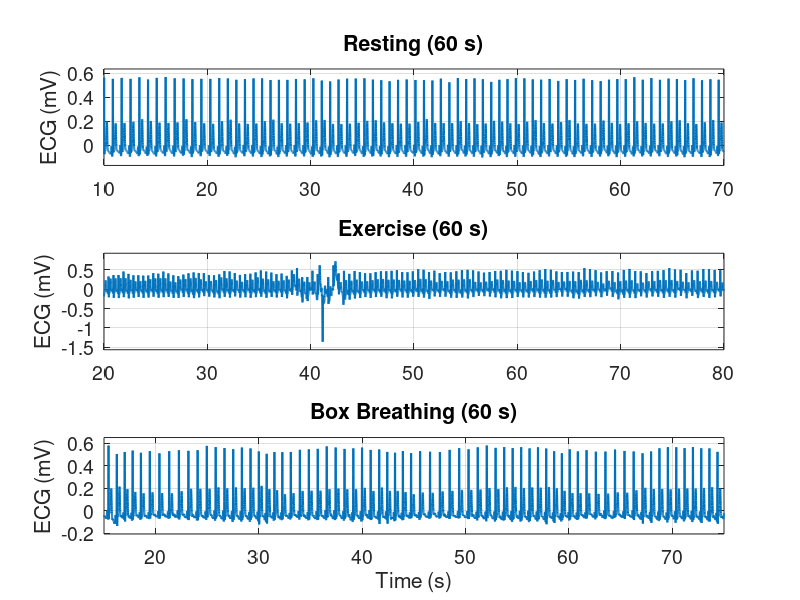

Reproduce this figure in MATLAB. (Note: this script raises an error after producing the figure.)
%% HEADER DOCUMENTATION
%File Name: Master.m
% Dependencies: 
% - Signal processing toolbox
% - Statistical and Machine Learning toolbox

% Steps 1-3:Noah Nir
% Steps 4-6:Will Dakare
% Steps 7-9:Sam Yeboah-Asi

% William: A struggle we had were finding a efficient way to make the plot window
% clear. We solved this by making helper functions. There were also issues 
% with overlapping the 3-wave cycles on each other to measure trigger
% integrity. Resolved by centering each cycle around the x-index for the
% R-wave trigger.

% Noah: Another issue we had
% was to properly load the mat files in order to use them properly. This
% was solved by clearing b1 after each load.

% Sam: Had issues understanding which data visualization format was
% required. Resolved by comparing to PDF and adjusting code to overlap
% histograms

% Limitations:
% - Script sequence has limited modularity for plotting because some
% variables are arbitrarily chosen for the dataset and observed trends

% Improvements:
% - Creating an intelligent seqeunce that implements modulated data
% analyis and visualization choices based on the data signal type.

%% 1:Load Data
%General Idea is just loading all the data into two arrays and then
%clearing it for a new file.
% t- prefix denotes time instance
% ecg- prefix denotes ecg reading data
load("BoxBreathing.mat")
t_box = b1(:,1);
ecg_box = b1(:,2);

clear b1

load("Exercise.mat")
t_ex = b1(:,1);
ecg_ex = b1(:,2);

clear b1

load("Resting.mat")

t_rest = b1(:,1);
ecg_rest = b1(:,2);

clear b1

%% 2:Plot Signals
t0_rest = 10;    % start time for resting
t0_ex   = 20;    % start time for exercise
t0_box  = 15;    % start time for box breathing

% Masks for 60-second windows
mask_rest_60 = (t_rest >= t0_rest) & (t_rest <= t0_rest + 60);
mask_ex_60   = (t_ex   >= t0_ex)   & (t_ex   <= t0_ex   + 60);
mask_box_60  = (t_box  >= t0_box)  & (t_box  <= t0_box  + 60);

figure;
 
% 1) Resting
subplot(3,1,1);
plot(t_rest(mask_rest_60), ecg_rest(mask_rest_60), 'LineWidth', 1.5);
title('Resting (60 s)', 'FontSize', 16);
ylabel('ECG (mV)', 'FontSize', 14);
set(gca, 'FontSize', 14);
grid on;

% Limit 1:
xlim([t0_rest t0_rest + 60]);
y = ecg_rest(mask_rest_60); 
yr = max(y) - min(y);
ylim([min(y) - 0.1*yr, max(y) + 0.1*yr]);

% 2) Exercise
subplot(3,1,2);
plot(t_ex(mask_ex_60), ecg_ex(mask_ex_60), 'LineWidth', 1.5);
title('Exercise (60 s)', 'FontSize', 16);
ylabel('ECG (mV)', 'FontSize', 14);
set(gca, 'FontSize', 14);
grid on;

% Limit 2:
xlim([t0_ex t0_ex + 60]);
y = ecg_ex(mask_ex_60);
yr = max(y) - min(y);
ylim([min(y) - 0.1*yr, max(y) + 0.1*yr]);


% 3) Box Breathing
subplot(3,1,3);
plot(t_box(mask_box_60), ecg_box(mask_box_60), 'LineWidth', 1.5);
title('Box Breathing (60 s)', 'FontSize', 16);
xlabel('Time (s)', 'FontSize', 14);
ylabel('ECG (mV)', 'FontSize', 14);
set(gca, 'FontSize', 14);
grid on;

% Limit 3:
xlim([t0_box t0_box + 60]);
y = ecg_box(mask_box_60);
yr = max(y) - min(y);
ylim([min(y) - 0.1*yr, max(y) + 0.1*yr]);

%% 3:Install Signal Processing Toolbox




%% 3:Feature Extraction
%% Calculate sampling rate
Fs = 1/mean(diff(t_rest));

[pks_rest, locs_rest] = findpeaks(ecg_rest, ...
                                  'MinPeakHeight',    0.5, ...    % threshold in mV
                                  'MinPeakDistance',  0.3 * Fs);  % 300 ms * sampling rate
[pks_ex, locs_ex] = findpeaks(ecg_ex, ...
    'MinPeakHeight',0.5, ...
    'MinPeakDistance', 0.3 * Fs);

[pks_box, locs_box] = findpeaks(ecg_box, ...
    'MinPeakHeight', 0.5, ...
    'MinPeakDistance', 0.3 * Fs);

%% Step 4: Data Visual of Heartbeat peaks using findpeaks() [default configs]
%% RESTING HEART RATE
% Plot 2 subplots of the Resting heart rate with the second indicating
% the hearbeat peaks.

% Plot data: x = instance in time; y = wave-amplitude data (use only first 100 values)
% x-value Vector -> t_rest 
% y-value Vector -> ecg_rest

% Formatting Customization configs
window_margin = 0.5; % border thickness between plot and window edge. 50% margin

% General plot configs
figure;
sgtitle("Resting Heart rate data from ECG");
x_time_vec = 1:100; % Chosen x-range for plots

%% HELPER functions
% Implement function for formatting plot window
% Use 20% borders (from the bottom of the plot to the edge of the window):

% Bottom border: -50% of minimum y-value
% Top border: +50% of maximum y-value

% formula: addBorder = [min(yValArg)*(-50%), max(yValArg)*(50%)]

% Args: yVal - vector of values
% Returns: scaled upper and lower limits for plot clarity
% NOTE: Window margin is a constant throughot all plots
add_border = @(y_val) [(min(y_val) * (1 + window_margin)), (max(y_val)  * (1 + window_margin))]; 


% Implement lambda function for creating offset between plot and peak
% points marker
% Utilizes y-value range to scale offset between peak-marker and plot points.

% formula: clarityOffset = peakVal*(maxY - minY)(percentOffset)

% Args: peakVal - vector of all peaks on `yVals`
%       yVals -  vector of y-values for plot
% Offset between plot and marker
percent_offset = 0.10; % 10% offset on range
clarity_offset = @(peak_val, y_vals) peak_val + (max(y_vals) - min(y_vals))*percent_offset;


function fit_window = return_window_arr(time_vec, y_vec)
% Formats peakValues
% Window size: x-vals (101 to 110)
% - Add-in a margin right below the peak indicators for clarity
% - Designate args for `clarityOffset` to be specific to the window range
% Args:
%   timeVec - vector of double-values for plot
%   yVec - vector of y-values for plot 
% Returns:
%   array of 2 values [min max] fit the 101 to 110 window

% compare error, because find only works with exact values: 0.3 != 0.30000
indx_start = find(abs(time_vec - 101) < 0.0001); 
indx_end = find(abs(time_vec - 110) < 0.0001);

range_of_vals = y_vec(indx_start: indx_end); % y-Values for a window of values on the x-axis.
fit_window = [min(range_of_vals)  max(range_of_vals)];
end

%% Plot 1
subplot(2, 1, 1);

y_val_rest = ecg_rest;
% Use a solid blue line for plot
plot(t_rest, y_val_rest, "b-");

title("Resting");

% set x and y axis range limits
% Include window margin on plot for for data formatting in ylim
y_lim_res = add_border(y_val_rest);

ylim(y_lim_res);
% x-value window from 101 to 100 for data visual clarity
xlim([101 110]);

%% Plot 2
subplot(2, 1, 2);

% Use a solid blue line for plot
plot(t_rest, y_val_rest, "b-");
hold on;

% Heart Rate peaks
% Use findpeaks to get points 
[pks_rest_def, locs_rest_def] = findpeaks(y_val_rest);

% Get time-vec of peak points by indexing `t_rest`
p_time_vec_rest = t_rest(locs_rest_def);

fit_window_rest = return_window_arr(t_rest, y_val_rest);
format_peak_val_res = clarity_offset(pks_rest_def, fit_window_rest);

% plot peak points
scatter(p_time_vec_rest, format_peak_val_res, [], "v", "MarkerEdgeColor", "b", "MarkerFaceColor", "b");
hold off;

% Title subplot
title("Resting with peaks");

% set x and y axis range limits
% Include window margin on plot for for data formatting
ylim(y_lim_res);

% x-value window from 101 to 100 for data visual clarity
xlim([101 110]);
grid on;

% save plot
saveas(gcf, "resting_with_default_findpeaks.png");

%% EXERCISE HEART RATE
% Plot 2 subplots of the exercise heart rate with the second indicating
% the hearbeat peaks.

% Plot data: x = instance in time; y = wave-amplitude data
% x-value Vector -> t_ex
% y-value Vector -> ecg_ex

% General plot configs
figure;
sgtitle("Exercise Heart rate data from ECG");

%% Plot 1
subplot(2, 1, 1);

y_vals_ex = ecg_ex;
% Use a solid blue line for plot
plot(t_ex, y_vals_ex, "b-");

title("Exercise");
% set x and y axis range limits
% Include window margin on plot for for data formatting in ylim

ylim([-0.5 0.8]);
% x-value window from 101 to 100 for data visual clarity
xlim([101 110]);

%% Plot 2
subplot(2, 1, 2);

% Use a solid blue line for plot
plot(t_ex, y_vals_ex, "b-");
hold on;

% Heart Rate peaks
% Use findpeaks to get points 
[pks_ex_def, locs_ex_def] = findpeaks(y_vals_ex);

% Get time-vec of peak points by indexing `t_ex`
p_time_vec_ex = t_ex(locs_ex_def);

% Formatted peakValues
% - Add-in a margin right below the peak indicators for clarity
% - Designate range on y-vector to make borders specific to the window
fit_window_ex = return_window_arr(t_ex, y_vals_ex);
format_peak_val_ex = clarity_offset(pks_ex_def, fit_window_ex); 

% plot peak points
scatter(p_time_vec_ex, format_peak_val_ex, [], "v", "MarkerEdgeColor", "b", "MarkerFaceColor", "b");
hold off;

% Title subplot
title("Exercise with peaks");

% set x and y axis range limits
% Include window margin on plot for for data formatting
ylim([-0.5 0.8]);

% x-value window from 101 to 100 for data visual clarity
xlim([101 110]);
grid on;

% save plot
saveas(gcf, "exercise_with_default_findpeaks.png");

%% STEP 5: Data Visual of Heartbeat peaks using findpeaks() [MinPeakHeight = 0.3]
%% RESTING HEART RATE
% Plot 2 subplots of the Resting heart rate with the second indicating
% the hearbeat peaks.

% Plot data: x = instance in time; y = wave-amplitude data (use only first 100 values)
% x-value Vector -> t_rest 
% y-value Vector -> ecg_rest

% Formatting Customization configs
window_margin = 0.5; % border thickness between plot and window edge. 50% margin

% General plot configs
figure;
sgtitle("Resting heart rate data from ECG");
%% Plot 1
subplot(2, 1, 1);

y_val_rest = ecg_rest;
% Use a solid blue line for plot
plot(t_rest, y_val_rest, "b-");

title("Resting");

% set x and y axis range limits
% Include window margin on plot for for data formatting in ylim
y_lim_res = add_border(y_val_rest);

ylim(y_lim_res);
% x-value window from 101 to 100 for data visual clarity
xlim([101 110]);

%% Plot 2
subplot(2, 1, 2);

% Use a solid blue line for plot
plot(t_rest, y_val_rest, "b-");
hold on;

% Heart Rate peaks
% Use findpeaks to get points 
[pks_rest_def, locs_rest_def] = findpeaks(y_val_rest, "MinPeakHeight", 0.3);

% Get time-vec of peak points by indexing `t_rest`
p_time_vec_rest = t_rest(locs_rest_def);

fit_window_rest = return_window_arr(t_rest, y_val_rest);
format_peak_val_res = clarity_offset(pks_rest_def, fit_window_rest);

% plot peak points
scatter(p_time_vec_rest, format_peak_val_res, [], "v", "MarkerEdgeColor", "b", "MarkerFaceColor", "b");
hold off;

% Title subplot
title("Resting with peaks - Marked R-wave");

% set x and y axis range limits
% Include window margin on plot for for data formatting
ylim(y_lim_res);

% x-value window from 101 to 100 for data visual clarity
xlim([101 110]);
grid on;

% save plot
saveas(gcf, "resting_with_formatted_findpeaks.png");

%% EXERCISE HEART RATE
% Plot 2 subplots of the exercise heart rate with the second indicating
% the hearbeat peaks.

% Plot data: x = instance in time; y = wave-amplitude data
% x-value Vector -> t_ex
% y-value Vector -> ecg_ex

% General plot configs
figure;
sgtitle("Exercise Heart rate data from ECG");

%% Plot 1
subplot(2, 1, 1);

y_vals_ex = ecg_ex;
% Use a solid blue line for plot
plot(t_ex, y_vals_ex, "b-");

title("Exercise");
% set x and y axis range limits
% Include window margin on plot for for data formatting in ylim

ylim([-0.5 0.8]);
% x-value window from 101 to 100 for data visual clarity
xlim([101 110]);

%% Plot 2
subplot(2, 1, 2);

% Use a solid blue line for plot
plot(t_ex, y_vals_ex, "b-");
hold on;

% Heart Rate peaks
% Use findpeaks to get points 
[pks_ex_def, locs_ex_def] = findpeaks(y_vals_ex, "MinPeakHeight", 0.3);

% Get time-vec of peak points by indexing `t_ex`
p_time_vec_ex = t_ex(locs_ex_def);

% Formatted peakValues
% - Add-in a margin right below the peak indicators for clarity
% - Designate range on y-vector to make borders specific to the window
fit_window_ex = return_window_arr(t_ex, y_vals_ex);
format_peak_val_ex = clarity_offset(pks_ex_def, fit_window_ex); 

% plot peak points
scatter(p_time_vec_ex, format_peak_val_ex, [], "v", "MarkerEdgeColor", "b", "MarkerFaceColor", "b");
hold off;

% Title subplot
title("Exercise with peaks - Marked R-wave");

% set x and y axis range limits
% Include window margin on plot for for data formatting
ylim([-0.5 0.8]);

% x-value window from 101 to 100 for data visual clarity
xlim([101 110]);
grid on;

% save plot
saveas(gcf, "exercise_with_formatted_findpeaks.png");

%% Step 6: Visualize trigger redundancy in each wave-instance cycle
% Plot the same wave instances over intervals where all R, T and P-waves
% occur. This will show the integrity of the signal trigger for each wave
% occurence:

%% Step 6.1: Find the interval of 3-wave cycle using diff()
% Use diff to find the interval of occurence then take the average:
% For resting:
sum_rest_cycle = diff(p_time_vec_rest);
avg_rest_cycle = mean(sum_rest_cycle);

% For exercise
sum_ex_cycle = diff(p_time_vec_ex);
avg_ex_cycle = mean(sum_ex_cycle);

% For box breathing
p_time_vec_box = t_box(locs_box);
sum_box_cycle = diff(p_time_vec_box);
avg_box_cycle = mean(sum_box_cycle);

%% Step 6.1: Plot overlayed plot with formatted transparency
% For resting:
preSec  = 0.20;   % seconds before R peak
postSec = 0.60;   % seconds after R peak

Fs    = 1/mean(diff(t_rest));   % sampling frequency
preS  = round(preSec * Fs);
postS = round(postSec * Fs);

figure; 
hold on; 
box on;
set(gcf,'Name','Aligned beats — Resting','NumberTitle','off');

%% Step 6.2: Plot overlayed plot with formatted transparency
% For resting:
for k = 1:numel(locs_rest)
    idx = locs_rest(k); % sample index of R peak

    % define window edges
    idxStart = max(1, idx - preS);      % truncate if before start
    idxEnd   = min(numel(ecg_rest), idx + postS); % truncate if past end

    % Build y-vector from window edges
    y_vector = ecg_rest(idxStart:idxEnd);

    % baseline-correct using pre-trigger samples
    numPreSamples = min(preS, length(y_vector));
    y_vector = y_vector - mean(y_vector(1:numPreSamples));

    % Build x-vector to match y-vector length
    t_rel = (-numPreSamples:(length(y_vector)-numPreSamples-1)) / Fs; % relative to R-peak

    % plot overlapping graph with 50% formatted transparency
    set(gcf,'Renderer','opengl');       % helps MATLAB respect alpha
    plot(t_rel, y_vector, 'Color', [1 0 0 0.25], 'LineWidth', 0.8);
    hold on;
end

xlabel('Time from R-peak (s)');
ylabel('Amplitude (a.u.)');
xlim([-preSec postSec]);
title('Overlapped beats centered on R trigger — Resting');
hold off;

% for box breathing
figure;
for k = 1:numel(locs_box)
    idx = locs_box(k); % sample index of R peak

    % define window edges
    idxStart = max(1, idx - preS);      
    idxEnd   = min(numel(ecg_box), idx + postS); 

    % Build y-vector from window edges
    y_vector = ecg_box(idxStart:idxEnd);

    % baseline-correct using pre-trigger samples
    numPreSamples = min(preS, length(y_vector));
    y_vector = y_vector - mean(y_vector(1:numPreSamples));

    % Build x-vector to match y-vector length
    t_rel = (-numPreSamples:(length(y_vector)-numPreSamples-1)) / Fs; % relative to R-peak

    % plot overlapping graph with 50% formatted transparency
    set(gcf,'Renderer','opengl');       
    plot(t_rel, y_vector, 'Color', [1 0 0 0.25], 'LineWidth', 0.8);
    hold on;
end

xlabel('Time from R-peak (s)');
ylabel('Amplitude (a.u.)');
xlim([-preSec postSec]);
title('Overlapped beats centered on R trigger — Box');
hold off;

% for exercise
figure;
for k = 1:numel(locs_ex)
    idx = locs_ex(k); % sample index of R peak

    % define window edges
    idxStart = max(1, idx - preS);      
    idxEnd   = min(numel(ecg_ex), idx + postS); 

    % Build y-vector from window edges
    y_vector = ecg_ex(idxStart:idxEnd);

    % baseline-correct using pre-trigger samples
    numPreSamples = min(preS, length(y_vector));
    y_vector = y_vector - mean(y_vector(1:numPreSamples));

    % Build x-vector to match y-vector length
    t_rel = (-numPreSamples:(length(y_vector)-numPreSamples-1)) / Fs; % relative to R-peak

    % plot overlapping graph with 50% formatted transparency
    set(gcf,'Renderer','opengl');       
    plot(t_rel, y_vector, 'Color', [0 0 1 0.25], 'LineWidth', 0.8); % blue for exercise
    hold on;
end

xlabel('Time from R-peak (s)');
ylabel('Amplitude (a.u.)');
xlim([-preSec postSec]);
title('Overlapped beats centered on R trigger — Exercise');
hold off;

%% 7: Histogram and Boxplot Analysis
% Extract R peak times in 120-130s window for RESTING
window_mask_rest = (t_rest(locs_rest) >= 120) & (t_rest(locs_rest) <= 130);
peak_times_rest = t_rest(locs_rest(window_mask_rest));

% Calculate intervals (manual method)
intervals_rest_manual = peak_times_rest(2:end) - peak_times_rest(1:end-1);

% Calculate intervals (using diff)
intervals_rest_diff = diff(peak_times_rest);

% Convert to heart rate (BPM)
heart_rate_rest = 60 ./ intervals_rest_diff;

%% Extract R peak times in 120-130s window for EXERCISE
window_mask_ex = (t_ex(locs_ex) >= 120) & (t_ex(locs_ex) <= 130);
peak_times_ex = t_ex(locs_ex(window_mask_ex));

% Calculate intervals (manual method)
intervals_ex_manual = peak_times_ex(2:end) - peak_times_ex(1:end-1);

% Calculate intervals (using diff)
intervals_ex_diff = diff(peak_times_ex);

% Convert to heart rate (BPM)
heart_rate_ex = 60 ./ intervals_ex_diff;

%% Extract R peak times in 120-130s window for BOX BREATHING
window_mask_box = (t_box(locs_box) >= 120) & (t_box(locs_box) <= 130);
peak_times_box = t_box(locs_box(window_mask_box));

% Calculate intervals (manual method)
intervals_box_manual = peak_times_box(2:end) - peak_times_box(1:end-1);

% Calculate intervals (using diff)
intervals_box_diff = diff(peak_times_box);

% Convert to heart rate (BPM)
heart_rate_box = 60 ./ intervals_box_diff;

%% Plot histograms for both conditions
figure;

% Resting heart rate histogram
histogram(heart_rate_rest, 'Normalization', 'probability');
xlabel('Heart Rate (BPM)', 'FontSize', 14);
ylabel('Probability', 'FontSize', 14);
grid on;
hold on;

% Exercise heart rate histogram
histogram(heart_rate_ex, 'Normalization', 'probability');
xlabel('Heart Rate (BPM)', 'FontSize', 14);
ylabel('Probability', 'FontSize', 14);
title('Resting vs Exercise: Heart Rate Distribution', 'FontSize', 16);
grid on;

legend("Resting Heart Rate", "Exercise Heart Rate");
hold off;

%% Create boxchart with combined data
% Combine all heart rate data
combinedData = [heart_rate_rest; heart_rate_ex; heart_rate_box];

% Create group labels
group = [ones(length(heart_rate_rest), 1);
         2*ones(length(heart_rate_ex), 1);
         3*ones(length(heart_rate_box), 1)];

% Plot boxchart
figure;
b = boxchart(group, combinedData);  % b stores the BoxChart object
b.BoxWidth = 0.5; 

xlabel('Condition', 'FontSize', 14);
ylabel('Heart Rate (BPM)', 'FontSize', 14);
title('Heart Rate Comparison Across Conditions', 'FontSize', 16);

% Force x-ticks to line up with boxes
xticks([1 2 3]);
xticklabels({'Resting', 'Exercise', 'Box Breathing'});

ylim([70 105]);
grid on;
set(gca, 'FontSize', 14);


%% 8: Compute the derivative of different phases of the signal

% Find T peaks in resting data
[pks_T_rest, locs_T_rest] = findpeaks(ecg_rest, ...
    'MinPeakHeight', 0.15, ...       
    'MinPeakDistance', 0.15 * Fs);

% Remove R peaks from T peak list
is_T_peak = true(length(locs_T_rest), 1);
for i = 1:length(locs_T_rest)
    % Check if this peak is too close to any R peak
    time_diff = abs(t_rest(locs_T_rest(i)) - t_rest(locs_rest));
    if any(time_diff < 0.1) 
        is_T_peak(i) = false;
    end
end
% Keep only the true T peaks
locs_T_rest = locs_T_rest(is_T_peak);
pks_T_rest = pks_T_rest(is_T_peak);

% Initialize arrays to store speeds
R_speeds = zeros(length(locs_rest), 1);
T_speeds = zeros(length(locs_T_rest), 1);

% Compute speed for R pulses using a for loop
for i = 1:length(locs_rest)
    % Get indices 10 samples before and after R peak
    idx_before = locs_rest(i) - 10;
    idx_after = locs_rest(i) + 10;
    
    % Make sure we don't go out of bounds
    if idx_before < 1
        idx_before = 1;
    end
    if idx_after > length(ecg_rest)
        idx_after = length(ecg_rest);
    end
    
    % Compute absolute voltage change
    voltage_change = abs(ecg_rest(idx_after) - ecg_rest(idx_before));
    
    % Compute time difference
    time_change = t_rest(idx_after) - t_rest(idx_before);
    
    % Speed = voltage change / time change (mV/s)
    R_speeds(i) = voltage_change / time_change;
end

% Compute speed for T pulses using a for loop
for i = 1:length(locs_T_rest)
    % Get indices 10 samples before and after T peak
    idx_before = locs_T_rest(i) - 10;
    idx_after = locs_T_rest(i) + 10;
    
    % Make sure we don't go out of bounds
    if idx_before < 1
        idx_before = 1;
    end
    if idx_after > length(ecg_rest)
        idx_after = length(ecg_rest);
    end
    
    % Compute absolute voltage change
    voltage_change = abs(ecg_rest(idx_after) - ecg_rest(idx_before));
    
    % Compute time difference
    time_change = t_rest(idx_after) - t_rest(idx_before);
    
    % Speed = voltage change / time change (mV/s)
    T_speeds(i) = voltage_change / time_change;
end
% Plot histogram comparing R pulse speeds vs T pulse speeds
figure;
hold on;

histogram(R_speeds, 'Normalization', 'probability', ...
          'FaceColor', 'b', 'FaceAlpha', 0.6, 'DisplayName', 'R Pulse Speed');

histogram(T_speeds, 'Normalization', 'probability', ...
          'FaceColor', 'r', 'FaceAlpha', 0.6, 'DisplayName', 'T Pulse Speed');

hold off;

xlabel('Pulse Speed (mV/s)', 'FontSize', 14);
ylabel('Probability', 'FontSize', 14);  % change to probability
title('Speed Comparison: R Pulse vs T Pulse (Resting Data)', 'FontSize', 16);
legend('FontSize', 12, 'Location', 'best');
grid on;
set(gca, 'FontSize', 14);


%% 9: Run a two-sided t-test using ttest2

% Run two t-tests using a for loop with conditional statements
for test_num = 1:2
    if test_num == 1
        % Test 1: Compare heart rate during rest vs exercise
        [h, p] = ttest2(heart_rate_rest, heart_rate_ex);
        
        fprintf('\n Test 1: Resting vs Exercise Heart Rate ===\n');
        fprintf('Null Hypothesis: The two datasets are NOT different\n');
        
        if h == 1
            fprintf('Result: We REJECT the null hypothesis (h = %d)\n', h);
            fprintf('Conclusion: There IS statistically significant evidence that\n');
            fprintf('            resting and exercise heart rates are DIFFERENT.\n');
            fprintf('p-value: %.6f\n', p);
        else
            fprintf('Result: We CANNOT reject the null hypothesis (h = %d)\n', h);
            fprintf('Conclusion: There is NOT enough evidence to claim the heart rates are different.\n');
            fprintf('p-value: %.6f\n', p);
        end
        
    else
        % Test 2: Compare two different periods of the same resting data
        % Split resting heart rate data into two halves
        midpoint = floor(length(heart_rate_rest) / 2);
        rest_period1 = heart_rate_rest(1:midpoint);
        rest_period2 = heart_rate_rest(midpoint+1:end);
        
        [h, p] = ttest2(rest_period1, rest_period2);
        
        fprintf('\n Test 2: First Half vs Second Half of Resting Heart Rate ===\n');
        fprintf('Null Hypothesis: The two datasets are NOT different\n');
        
        if h == 1
            fprintf('Result: We REJECT the null hypothesis (h = %d)\n', h);
            fprintf('Conclusion: There IS statistically significant evidence that\n');
            fprintf('            the two resting periods are DIFFERENT.\n');
            fprintf('p-value: %.6f\n', p);
        else
            fprintf('Result: We CANNOT reject the null hypothesis (h = %d)\n', h);
            fprintf('Conclusion: There is NOT enough evidence to claim the two resting periods are different.\n');
            fprintf('            This makes sense - both periods are from the same resting condition!\n');
            fprintf('p-value: %.6f\n', p);
        end
    end
end

